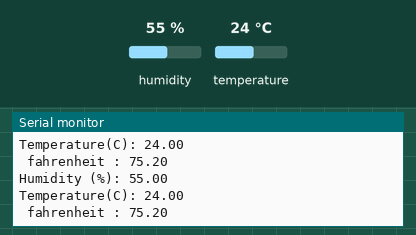
This sketch was run on a simulated Arduino Uno, built with avr-gcc and run on an emulated ATmega328P. Parts: the last lines printed to the serial monitor. Inputs (shaded band) come from the test bench; at power-on: humidity 55 %, temperature 24 °C.

Above: at 3.8 s.
3.9 s: humidity set to 22 %
At 7.2 s:
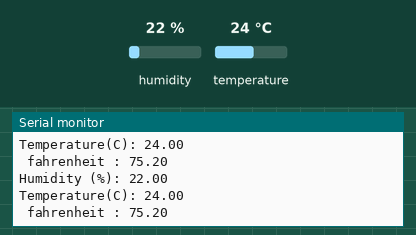
7.8 s: temperature set to 12 °C
At 10.4 s:
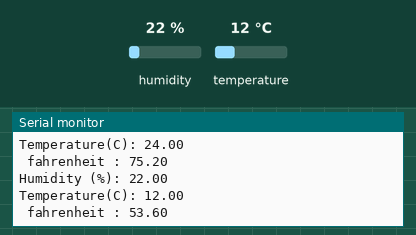
11.7 s: humidity set to 40 %
At 13.6 s:
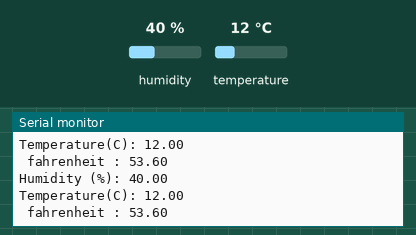
Timing chart, 0 to 15.1 s (numbered marks = the images above; inputs shaded):
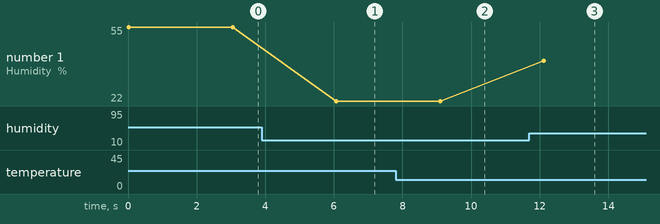

Measured:
- after the input at 3.9 s, the serial monitor: prints a new line after 2.2 s (image 1)
- after the input at 7.8 s, the serial monitor: prints a new line after 1.3 s (image 2)
- after the input at 11.7 s, the serial monitor: prints a new line after 0.42 s (image 3)
- plotted number 1: 55 → 22 after the input at 3.9 s, 22 → 40 after the input at 11.7 s

The sketch:

dht11_sensor_humidity_and_temp.ino
```cpp
#include <dht11.h>
#define DHT11PIN 9

dht11 DHT11;

void
  setup()
{
  Serial.begin(9600);

}

void loop()
{
  Serial.println();


  int chk = DHT11.read(DHT11PIN);

  Serial.print("Humidity (%): ");

  Serial.println((float)DHT11.humidity, 2);

  Serial.print("Temperature(C): ");

  Serial.println((float)DHT11.temperature, 2);

  Serial.print(" fahrenheit : ");
  Serial.print((DHT11.temperature*9.0)/5.0+32.0);
  delay(3000);

}
```
